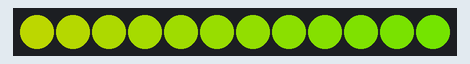
The sketch below on a simulated Arduino Uno, built with avr-gcc and run on an emulated ATmega328P. Parts: 12 RGB LEDs in strip order, left to right. Dim RGB values are drawn brighter than linear.

Above: at 0.15 s.
At 4.83 s:
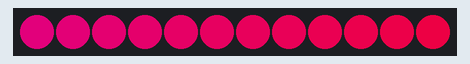
At 9.86 s:
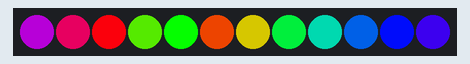
At 19.93 s:
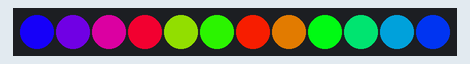
At 29.37 s:
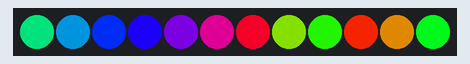
At 39.7 s:
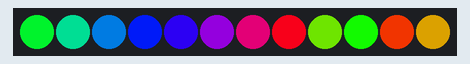

The sketch:

mood_ring_light_using_arduino.ino
```cpp
#include <Adafruit_NeoPixel.h>
#ifdef __AVR__
//For Using 16 MHz mode in Arduino IDE
#include <avr/power.h>
#endif

#define PIN 6

//The following code defines a Adafruit_NeoPixel object the has 12 LEDs where the data is sourced from pin 6 of the Arduino device, and the LED type is NEO_KHZ800+NEO_GRB
//for NeoPixels expecting an 800 KHz data stream with color bytes expressed in green, red, blue order per pixel.
Adafruit_NeoPixel strip = Adafruit_NeoPixel(12, PIN, NEO_GRB + NEO_KHZ800);

void setup()
{

    //We can activate the 16MHz clock 'in software' simply by asking the chip to set the clock prescale.
    if (F_CPU == 16000000)
        clock_prescale_set(clock_div_1);

    //Configuring NeoPixel pin for output.
    strip.begin();
    //Transmiting pixel data in RAM to NeoPixels.
    strip.show();
}

void loop()
{
    //Two different rainbow functions to implement mood light
    rainbow(20);
    rainbowCycle(20);
}

//Function to slowly morph one color into another, filling NeoPixel strip with one or more cycles of hues.
void rainbow(uint8_t wait)
{
    uint16_t i, j;

    for (j = 0; j < 256; j++)
    {
        //strip.numPixels returns the number of pixels in an Adafruit_NeoPixel strip object.
        for (i = 0; i < strip.numPixels(); i++)
        {
            //Setting a pixel's color using separate red, green and blue components.
            strip.setPixelColor(i, Wheel((i + j) & 255));
        }
        strip.show();
        delay(wait);
    }
}

// Slightly different, this makes the rainbow equally distributed throughout
void rainbowCycle(uint8_t wait)
{
    uint16_t i, j;

    for (j = 0; j < 256 * 5; j++)
    { // 5 cycles of all colors on wheel
        for (i = 0; i < strip.numPixels(); i++)
        {
            //Setting a pixel's color using separate red, green and blue components.
            strip.setPixelColor(i, Wheel(((i * 256 / strip.numPixels()) + j) & 255));
        }
        strip.show();
        delay(wait);
    }
}

uint32_t Wheel(byte WheelPos)
{
    //Breaking the possible 255 choices of the wheel input into 3 sections of 85
    WheelPos = 255 - WheelPos;
    //Converting separate red, green and blue values into a single "packed" 32-bit RGB color.
    if (WheelPos < 85)
    {
        //Fading two of the 3 colors (red and blue) from all one to all the other over 85 steps
        return strip.Color(255 - WheelPos * 3, 0, WheelPos * 3);
    }
    if (WheelPos < 170)
    {
        //next 85 steps fading between another pair of colors (blue and green)
        WheelPos -= 85;
        return strip.Color(0, WheelPos * 3, 255 - WheelPos * 3);
    }
    WheelPos -= 130;
    //the last 85 steps fading between the final pair (green and red).
    return strip.Color(WheelPos * 3, 255 - WheelPos * 3, 0);
}
```
